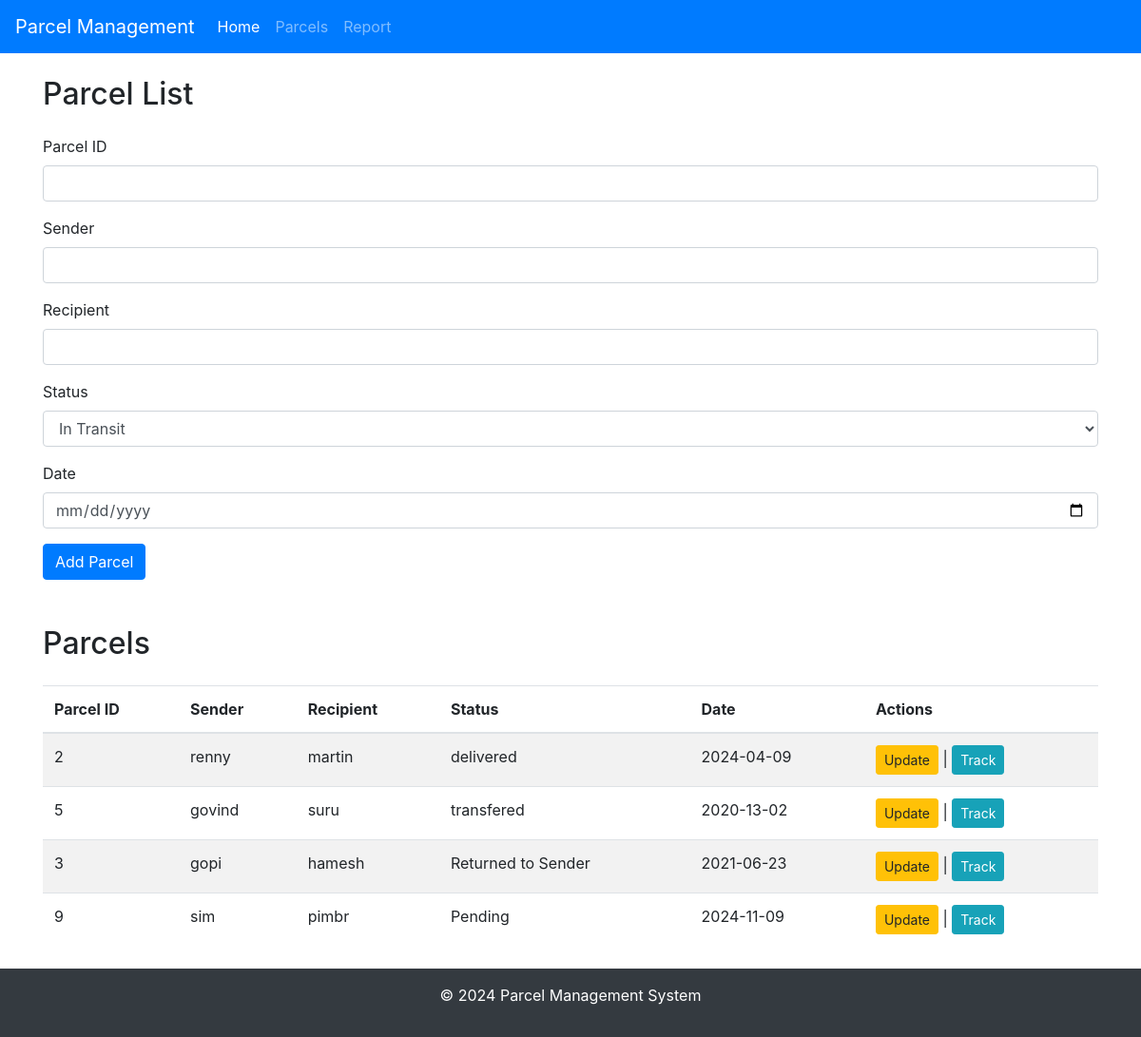
Page /parcels on the committed database.
### app/models.py (models this page shows)
class Parcel(db.Model):
    id = db.Column(db.Integer, primary_key=True)
    parcel_id = db.Column(db.String(20), unique=True, nullable=False)
    sender = db.Column(db.String(100), nullable=False)
    recipient = db.Column(db.String(100), nullable=False)
    status = db.Column(db.String(50), nullable=False)
    date = db.Column(db.String(20), nullable=False)

### app/routes.py (the view, shortened to what this page needs)
@app.route('/parcels', methods=['GET', 'POST'])
def parcel_list():
    query = Parcel.query
    sender_filter = request.args.get('sender')
    date_filter = request.args.get('date')
    parcel_id_filter = request.args.get('parcel_id')
    if sender_filter:
        query = query.filter(Parcel.sender.ilike(f'%{sender_filter}%'))
    if date_filter:
        query = query.filter(Parcel.date == date_filter)
    if parcel_id_filter:
        query = query.filter(Parcel.parcel_id.ilike(f'%{parcel_id_filter}%'))
    parcels = Parcel.query.all()
    return render_template('parcel_list.html', parcels=parcels)

### app/templates/parcel_list.html (shortened to what this page needs)
{% extends "layout.html" %}
{% block content %}
<h2 class="mb-4">Parcel List</h2>
<form method="POST" action="{{ url_for('parcel_list') }}">
    <div class="form-group">
        <label for="parcel_id">Parcel ID</label>
        <input type="text" id="parcel_id" name="parcel_id" class="form-control" required>
    </div>
    <div class="form-group">
        <label for="sender">Sender</label>
        <input type="text" id="sender" name="sender" class="form-control" required>
    </div>
    <div class="form-group">
        <label for="recipient">Recipient</label>
        <input type="text" id="recipient" name="recipient" class="form-control" required>
    </div>
    <div class="form-group">
        <label for="status">Status</label>
        <select id="status" name="status" class="form-control" required>
            <option value="In Transit">In Transit</option>
        </select>
    </div>
    <div class="form-group">
        <label for="date">Date</label>
        <input type="date" id="date" name="date" class="form-control" required>
    </div>
    <button type="submit" class="btn btn-primary">Add Parcel</button>
</form>
<h2 class="mt-5">Parcels</h2>
<table class="table table-striped mt-4">
    <thead>
        <tr>
            <th>Parcel ID</th>
            <th>Sender</th>
            <th>Recipient</th>
            <th>Status</th>
            <th>Date</th>
            <th>Actions</th>
        </tr>
    </thead>
    <tbody>
        {% for parcel in parcels %}
        <tr>
            <td>{{ parcel.parcel_id }}</td>
            <td>{{ parcel.sender }}</td>
            <td>{{ parcel.recipient }}</td>
            <td>{{ parcel.status }}</td>
            <td>{{ parcel.date }}</td>
            <td>
                <a href="{{ url_for('update_parcel', id=parcel.id) }}" class="btn btn-warning btn-sm">Update</a> |
                <a href="{{ url_for('track_parcel', id=parcel.id) }}" class="btn btn-info btn-sm">Track</a>
            </td>
        </tr>
        {% endfor %}
    </tbody>
</table>
{% endblock %}

### app/templates/layout.html (shortened to what this page needs)
<!DOCTYPE html>
<html lang="en">
<head>
    <link rel="stylesheet" href="{{ url_for('static', filename='css/styles.css') }}">
    <link rel="stylesheet" href="https://stackpath.bootstrapcdn.com/bootstrap/4.5.2/css/bootstrap.min.css">
</head>
<body>
    <nav class="navbar navbar-expand-lg navbar-dark bg-primary">
        <a class="navbar-brand" href="/">Parcel Management</a>
        <div class="collapse navbar-collapse" id="navbarNav">
            <ul class="navbar-nav">
                <li class="nav-item active">
                    <a class="nav-link" href="/">Home <span class="sr-only">(current)</span></a>
                </li>
                <li class="nav-item">
                    <a class="nav-link" href="/parcels">Parcels</a>
                </li>
                <li class="nav-item">
                    <a class="nav-link" href="/report">Report</a>
                </li>
            </ul>
        </div>
    </nav>
    <div class="container mt-4">
        {% block content %}{% endblock %}
    </div>
    <footer class="bg-dark text-white text-center py-3 mt-4">
        <p>&copy; 2024 Parcel Management System</p>
    </footer>
</body>
</html>

### app/static/css/styles.css (style rules this page uses)
body { font-family: 'Arial', sans-serif; background-color: #f8f9fa; color: #212529; }
.container { margin-top: 20px; }
.btn-primary { background-color: #007bff; border-color: #007bff; }

### rows in the picture
Parcel: parcel_id "2", sender "renny", recipient "martin", status "delivered", date "2024-04-09"
Parcel: parcel_id "5", sender "govind", recipient "suru", status "transfered", date "2020-13-02"
Parcel: parcel_id "3", sender "gopi", recipient "hamesh", status "Returned to Sender", date "2021-06-23"
Parcel: parcel_id "9", sender "sim", recipient "pimbr", status "Pending", date "2024-11-09"
